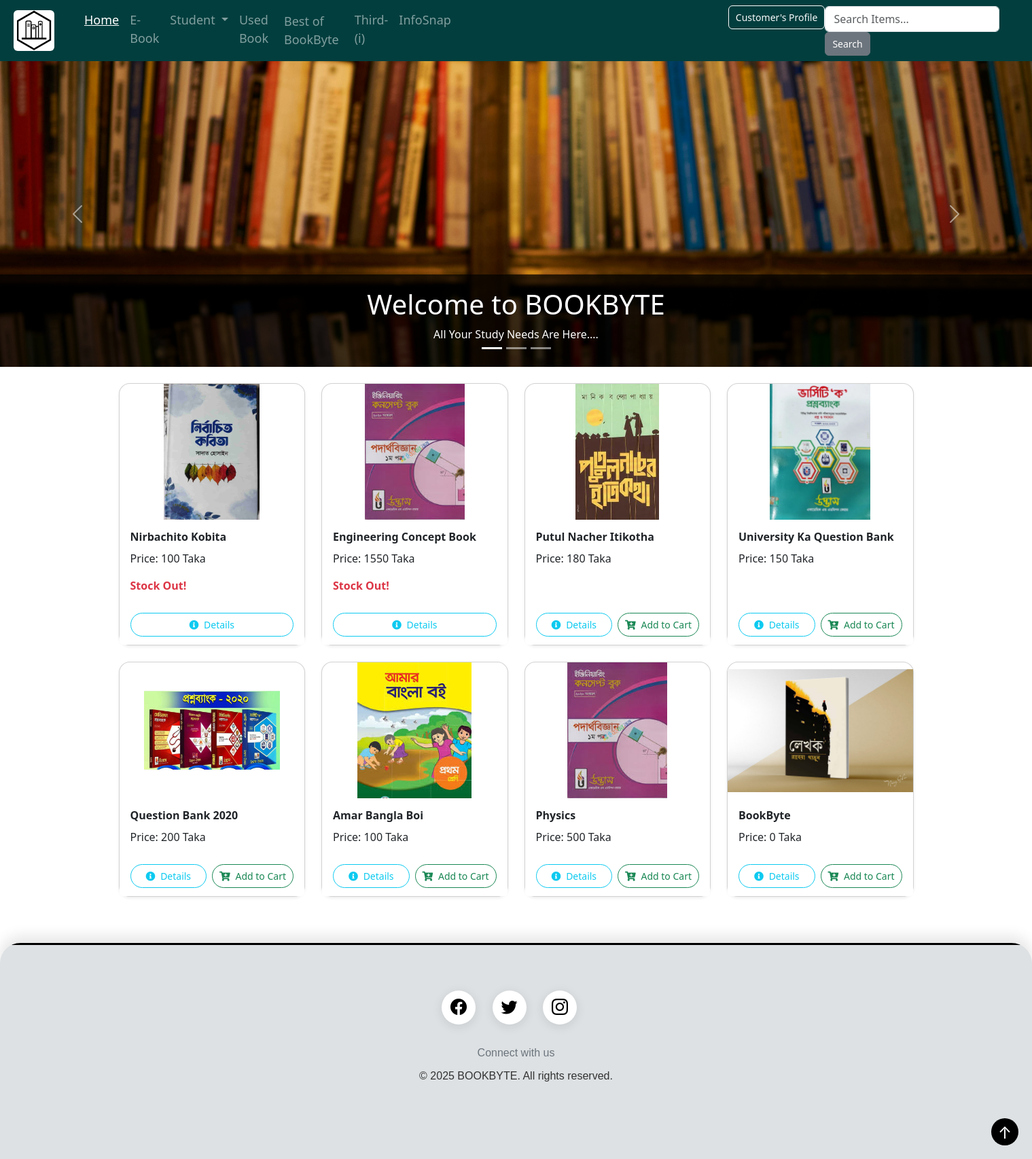
Screenshot of /home/ (signed in) with the database file from the repository.
### products/models.py (models this page shows, shortened)
class Book(models.Model):
    title = models.CharField(max_length=200)
    author = models.CharField(max_length=200)
    publisher = models.CharField(max_length=200)
    description = models.TextField(blank=True, null=True)
    category_type = (('Story', 'Story'), ('Fiction', 'Fiction'), ('Non-Fiction', 'Non-Fiction'), ('Novel', 'Novel'),
                     ('History', 'History'), ('Poetry', 'Poetry'), ('Cookbook', 'Cookbook'),
                     ('Drama', 'Drama'), ('Thriller', 'Thriller'), ('Biography', 'Biography'), ('Action', 'Action'),
                     ('Literature', 'Literature'), ('Adventure', 'Adventure'), ('Others', 'Others'))
    category = models.CharField(max_length=200, choices=category_type, blank=True, null=True)
    price = models.IntegerField(blank=True, null=True)
    quantity = models.IntegerField(blank=True, null=True)
    image = models.ImageField(upload_to='images/', blank=True, null=True, default='images/default.jpg')
    review_choice = models.ForeignKey('Review', on_delete= models.CASCADE, blank=True, null=True)
    type = (('New', 'New'), ('Used', 'Used'), ('Academic', 'Academic'), ('Admission', 'Admission'))
    type_choice = models.CharField(max_length=100, choices=type, blank=True, null=True)
    donated_by = models.ForeignKey(User, on_delete=models.SET_NULL, null=True, blank=True)
    date_time = models.DateTimeField(auto_now_add=True, blank=True, null=True)
    sales_count = models.IntegerField(default=0)
    average_rating = models.FloatField(default=0.0)

### user/views.py (the view)
# urls.py: 2. Add a URL to urlpatterns:  path('', views.home, name='home')
@login_required
def home(request):
    book = Book.objects.exclude(type_choice='Used').order_by('-date_time')
    context = {'book': book}
    return render(request, 'home_user.html',context=context)

### user/templates/home_user.html
{% extends 'main_user.html' %}
{% load static %}
{% block content %}
{% include 'slider_user.html' %}
<link rel="stylesheet" href="{% static 'css/home_user.css' %}">
<link href="https://cdnjs.cloudflare.com/ajax/libs/font-awesome/5.15.4/css/all.min.css" rel="stylesheet">
<div class="container py-4">
    <div class="row">
        {% for p in book %}
        <div class="col-md-3 mb-4">
            <div class="card h-100 shadow-sm rounded-4">
                {% if p.image %}
                <img src="{{ p.image.url }}" class="card-img-top rounded-top" style="height: 200px; object-fit: contain;" alt="{{ p.title }}">
                {% endif %}
                <div class="card-body">
                    <h6 class="card-title fw-semibold">{{ p.title }}</h6>
                    <p class="card-text">Price: {{ p.price }} Taka</p>
                    {% if p.quantity == 0 %}
                        <p class="card-text fw-bold text-danger">Stock Out!</p>
                    {% endif %}
                </div>
                <div class="card-footer bg-white border-top-0">
                    <div class="d-flex justify-content-between gap-2">
                        <a href="{% url 'book_details_user' p.id %}" class="btn btn-outline-info btn-sm rounded-pill w-100">
                            <i class="fas fa-info-circle me-1"></i> Details
                        </a>
                        {% if p.quantity != 0 %}
                        <a href="{% url 'add_to_cart_book' p.id %}" class="btn btn-outline-success btn-sm rounded-pill w-100">
                            <i class="fas fa-cart-plus me-1"></i> Add to Cart
                        </a>
                        {% endif %}
                    </div>
                </div>
            </div>
        </div>
        {% endfor %}
    </div>
</div>
{% endblock %}

### user/templates/navbar_user.html (shortened to what this page needs)
{% load static %}
<link rel="stylesheet" href="{% static 'css/user_navbar.css' %}">
<nav class="navbar navbar-expand-lg navbar-dark custom-navbar">
    <a class="navbar-brand" href="{% url 'home' %}">
        <img src="{% static 'images/images (1).png' %}" alt="">
    </a>
    <div class="collapse navbar-collapse" id="navbarSupportedContent" style="margin-left: 20px">
        <ul class="navbar-nav mr-auto">
            <li class="nav-item{% if request.path == '/home/' %} active{% endif %}">
                <a class="nav-link" href="{% url 'home' %}" style="font-size: large">Home</a>
            </li>
            <li class="nav-item{% if request.path == '/ebook_user/' %} active{% endif %}">
                <a class="nav-link" href="{% url 'ebook_user' %}" style="font-size: large">E-Book</a>
            </li>
            <li class="nav-item dropdown">
                <a class="nav-link dropdown-toggle{% if '/student/' in request.path %} active{% endif %}" href="#" style="font-size: large" id="navbarDropdown" role="button" data-toggle="dropdown" aria-haspopup="true" aria-expanded="false">
                    Student
                </a>
            </li>
            <li class="nav-item{% if request.path == '/usedBook_user/' %} active{% endif %}">
                <a class="nav-link" href="{% url 'usedBook_user' %}" style="font-size: large">Used Book</a>
            </li>
            <li class="nav-item{% if request.path == '/recommendation/' %} active{% endif %}">
                <a class="nav-link" href="{% url 'recommendation' %}" style="font-size: large;  transition: background-color 0.3s, transform 0.3s; border-radius: 5px; padding: 10px 15px; ">
                    Best of BookByte
                </a>
            </li>
            <li class="nav-item{% if request.path == '/chatbot/' %} active{% endif %}">
                <a class="nav-link" href="{% url 'chatbot' %}" style="font-size: large">Third-(i)</a>
            </li>
            <li class="nav-item{% if request.path == '/chatbot/' %} active{% endif %}">
                <a class="nav-link" href="{% url 'find_book' %}" style="font-size: large">InfoSnap</a>
            </li>
            <li class="nav-item dropdown" style="color: skyblue ; margin-left: 400px" >
                <a class="btn btn-outline-light{% if '/Profile/' in request.path %} active{% endif %}" href="#" id="navbarDropdown" role="button" data-toggle="dropdown" aria-haspopup="true" aria-expanded="false">
                    {{ user.username }}'s Profile
                </a>
            </li>
        </ul>
        <form class="form-inline my-2 my-lg-0" action="{% url 'search_user' %}" method="GET" style="margin-right: 30px">
            <input class="form-control mr-sm-2" type="search" name="q" placeholder="Search Items..." aria-label="Search">
            <button class="btn btn-secondary my-2 my-sm-0" type="submit">Search</button>
        </form>
    </div>
</nav>
<body>
</body>

### static/css/user_navbar.css (style rules this page uses)
.custom-navbar { background-color: #033E3E; border-top: none !important; transition: all 0.3s ease; }
.navbar-brand img { height: 60px; width: 60px; border-radius: 10%; margin-left: 20px; transition: all 0.3s ease; }
.navbar-nav .nav-link { transition: all 0.3s ease; }
.form-control { transition: all 0.3s ease; }
.btn-secondary { transition: all 0.3s ease; }
.nav-item.active .nav-link { text-decoration: underline; }

### static/css/home_user.css (style rules this page uses)
.card { border-radius: 20px; transition: all 0.3s ease-in-out; }
.card-img-top { border-top-left-radius: 20px; border-top-right-radius: 20px; }
.card-body { padding: 16px; }
.card-title { font-size: 16px; font-weight: 600; margin-bottom: 10px; }
.card-footer { padding: 12px 16px; background-color: #fff; }
.btn { font-size: 14px; padding: 6px 10px; transition: 0.3s ease; }

### static/css/user_footer.css (style rules this page uses)
.container { max-width: 1200px; margin: 0 auto; padding: 0 15px; }

### rows the page displays
Book: image (picture), title "Nirbachito Kobita", price "100", quantity "Stock Out!"
Book: image (picture), title "Engineering Concept Book", price "1550", quantity "Stock Out!"
Book: image (picture), title "Putul Nacher Itikotha", price "180", quantity "Add to Cart"
Book: image (picture), title "University Ka Question Bank", price "150", quantity "Add to Cart"
Book: image (picture), title "Question Bank 2020", price "200", quantity "Add to Cart"
Book: image (picture), title "Amar Bangla Boi", price "100", quantity "Add to Cart"
Book: image (picture), title "Physics", price "500", quantity "Add to Cart"
Book: image (picture), title "BookByte", price "0", quantity "Add to Cart"

### other values shown
{{ user.username }} "Customer"
